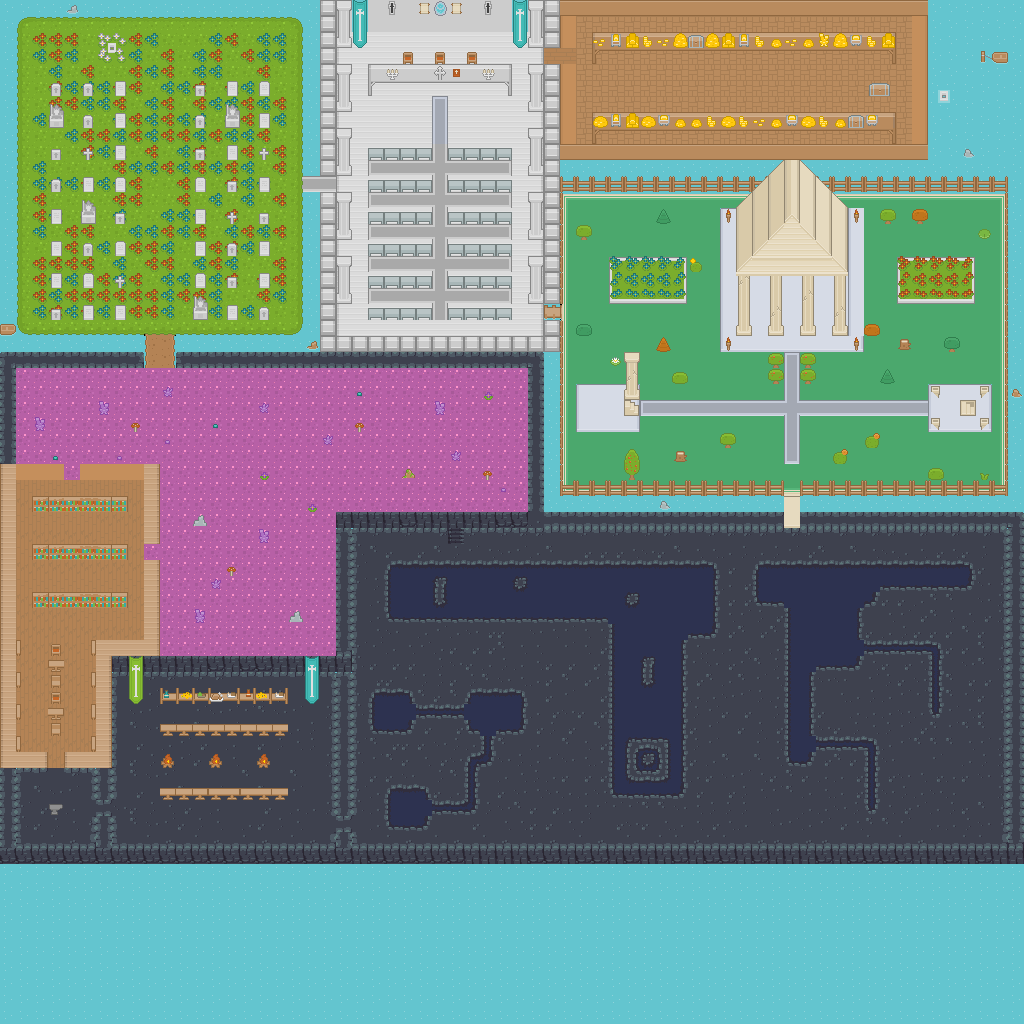

Tiled map render using the project's own tile images. Description and the map definition, with tile-layer contents summarised, below:
An orthogonal 64x64 tile map with 16x16 px tiles, 5 tile layers (backGround, floor, wall, accesories, ...), 2 tilesets.

<map version="1.0" tiledversion="1.0.2" orientation="orthogonal" renderorder="right-down" width="64" height="64" tilewidth="16" tileheight="16" nextobjectid="3">
 <tileset firstgid="1" source="outdoorTileSet.tsx" />
 <tileset firstgid="1768" source="dungeonTileSet.tsx" />
 <layer name="backGround" width="64" height="64">
  <data>[4096 cells, 4095 non-empty, 11 distinct tile ids]</data>
 </layer>
 <layer name="floor" width="64" height="64">
  <data>[4096 cells, 2804 non-empty, 83 distinct tile ids]</data>
 </layer>
 <layer name="wall" width="64" height="64">
  <data>[4096 cells, 1347 non-empty, 190 distinct tile ids]</data>
 </layer>
 <layer name="accesories" width="64" height="64">
  <data>[4096 cells, 46 non-empty, 17 distinct tile ids]</data>
 </layer>
 <layer name="tresure" width="64" height="64">
  <data>[4096 cells, 2 non-empty, 2 distinct tile ids]</data>
 </layer>
</map>
